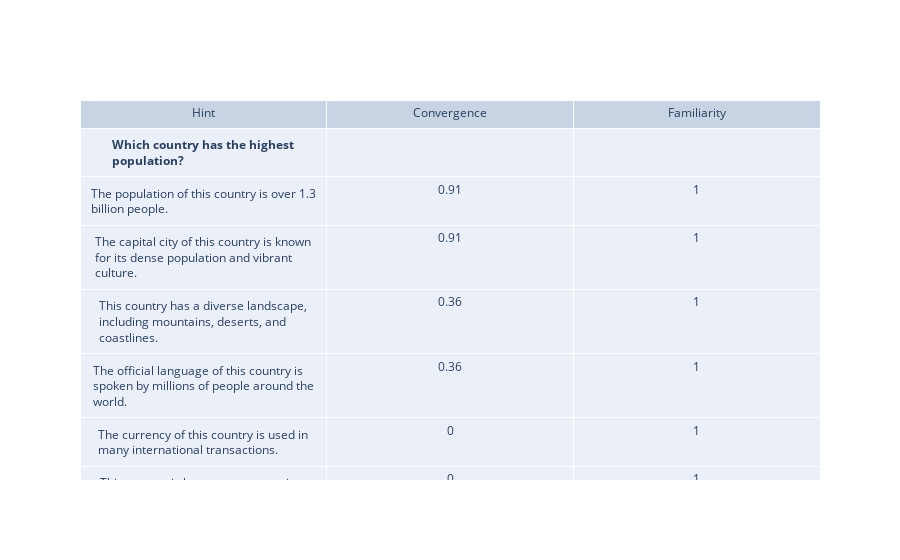

Notebook code for this chart:
### Code cell
import json
import plotly.graph_objects as go

with open('/content/sample_output.json', mode='r', encoding='utf8') as f:
  output = json.load(f)

hint_values = []
convergence_values = []
familiarity_values = []
for q in output:
    hints = [f'<b>{q["Question"]}</b>'] + q['Hints']
    convergence = [' '] + q['Convergence']
    familiarity = [' '] + q['Familiarity']
    hint_values.extend(hints)
    convergence_values.extend(convergence)
    familiarity_values.extend(familiarity)

fig = go.Figure(data=[go.Table(header=dict(values=["Hint", "Convergence", "Familiarity"]),
                 cells=dict(values=[hint_values, convergence_values, familiarity_values]))
                     ])

fig.show()

### Figure 1 — Plotly figure (JSON) as saved in the notebook; plotly's stock layout.template omitted (floating-point values rounded to 4 significant figures)
{"data": [{"cells": {"values": [["<b>Which country has the highest population?</b>", "The population of this country is over 1.3 billion people.", "The capital city of this country is known for its dense population and vibrant culture.", "This country has a diverse landscape, including mountains, deserts, and coastlines.", "The official language of this country is spoken by millions of people around the world.", "The currency of this country is used in many international transactions.", "This country is home to many ancient cultures and historical landmarks, including the Great Wall and the Forbidden City.", "<b>Which country has the highest population?</b>", "The population of this country is over 1.3 billion people.", "The capital city of this country is known for its dense population and vibrant culture.", "This country has a diverse landscape, including mountains, deserts, and coastlines.", "The official language of this country is spoken by millions of people around the world.", "The currency of this country is used in many international transactions.", "This country is home to many ancient cultures and historical landmarks, including the Great Wall and the Forbidden City."], [" ", 0.91, 0.91, 0.36, 0.36, 0, 0, " ", 0.91, 0.91, 0.36, 0.36, 0, 0], [" ", 1, 1, 1, 1, 1, 1.0, " ", 1, 1, 1, 1, 1, 1.0]]}, "header": {"values": ["Hint", "Convergence", "Familiarity"]}, "type": "table"}], "layout": {}}
